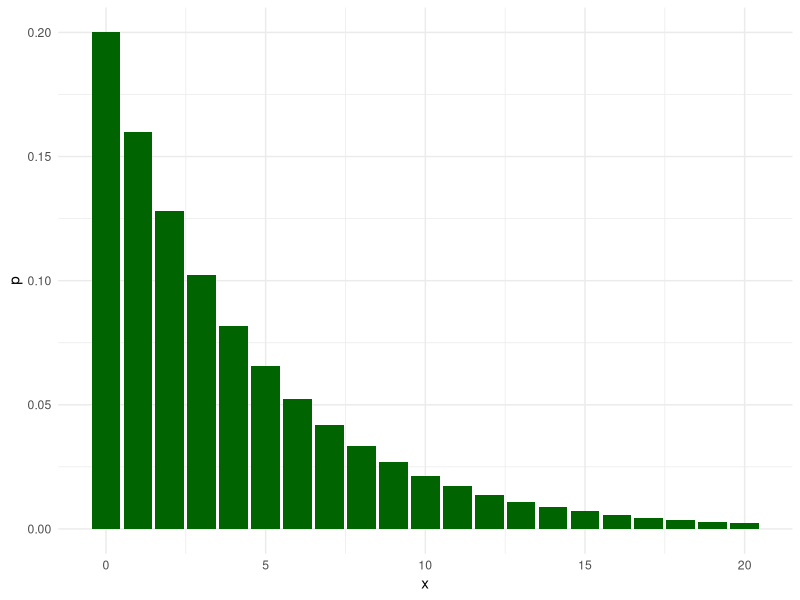
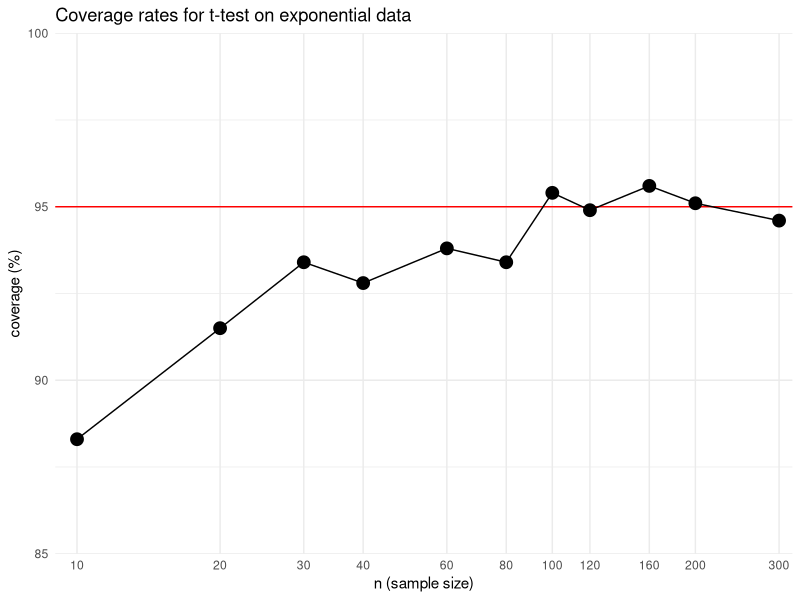

The R script that drew these images, in order:
## ---- chunk 1
library( tidyverse )
set.seed( 1019 )
## ---- chunk 2

# make fake data
dat <- rnorm( n = 10, mean = 4, sd = 2 )

# conduct the test
tt <- t.test( dat )
tt

# examine the confidence interval
tt$conf.int
## ---- chunk 3
findInterval( 1, c(20, 30) )
findInterval( 25, c(20, 30) )
findInterval( 40, c(20, 30) )
## ---- chunk 4
findInterval( 4, tt$conf.int )
## ---- chunk 5
# make fake data
dat <- rnorm( n = 10, mean = 4, sd = 2 )

# conduct the test
tt <- t.test( dat )

# evaluate the results
findInterval( 4, tt$conf.int ) == 1
## ---- chunk 6
rps <- replicate( 1000, {
  dat <- rnorm( n = 10, mean = 4, sd = 2 )
  tt <- t.test( dat )
  findInterval( 4, tt$conf.int )
})

head(rps, 20)
## ---- chunk 7
table( rps )
mean( rps == 1 )

## ---- chunk 8
covered <- as.numeric( rps == 1 )
prop.test( sum(covered), length(covered), p = 0.95 )
## ---- chunk 9
dat <- data.frame(x = 0:20, p = dgeom(0:20, prob = 1/5))
ggplot(dat, aes(x, p)) + 
  geom_col(fill = "darkgreen") + 
  theme_minimal()
## ---- chunk 10
rps <- replicate( 1000, {
  dat <- rgeom( n = 10, prob = 1/5 )
  tt <- t.test( dat )
  findInterval( 4, tt$conf.int )
})
table( rps )
## ---- chunk 11
mean( rps == 1 )
## ---- chunk 12
covered <- as.numeric( rps == 1 )
prop.test( sum(covered), length(covered), p = 0.95)
## ---- chunk 13

ttest_CI_experiment = function( n ) {
  
  rps <- replicate( 1000, {
    dat <- rgeom( n = n, prob = 1/5 ) # simulate data
    tt <- t.test( dat )               # analyze data
    findInterval( 4, tt$conf.int )    # evaluate coverage
  })

  coverage <- mean( rps == 1 )       # summarize results
  
  return(coverage)
}
## ---- chunk 14
ttest_CI_experiment(n = 10)
## ---- chunk 15
ttest_CI_experiment(n = 10)
ttest_CI_experiment(n = 20)
ttest_CI_experiment(n = 30)
## ---- chunk 16
ns <- c(10, 20, 30, 40, 60, 80, 100, 120, 160, 200, 300)
## ---- chunk 17
coverage_est <- map_dbl( ns, ttest_CI_experiment)
## ---- chunk 18
res <- tibble( 
  n = ns, 
  coverage = 100 * coverage_est 
)

ggplot( res, aes( x = n, y = coverage ) ) +
  geom_hline( yintercept=95, col="red" ) +  
  # A reference line for nominal coverage rate
  geom_line() + 
  geom_point( size = 4 ) +
  scale_x_log10( breaks = ns, minor_breaks = NULL) +
  labs( 
    title="Coverage rates for t-test on exponential data",
    x = "n (sample size)", 
    y = "coverage (%)" 
  ) +
  coord_cartesian(xlim = c(9,320), ylim=c(85,100), expand = FALSE) + 
  theme_minimal()
## ---- chunk 19
    ttest_CI_experiment_full = function( n ) {
      
      lotsa_CIs <- replicate( 1000, {
        # simulate data
        dat <- rgeom( n = n, prob = 1/5)                            
        # analyze data
        tt <- t.test( dat )                                       
        # return CI
        tibble(lower = tt$conf.int[1], upper = tt$conf.int[2])
      }, simplify = FALSE ) |>
        bind_rows()
    
      # summarize results
      # <calculate coverage>
      # <calculate average interval length>
      # <calculate a 95% confidence interval for the true coverage rate>

      return(coverage)
    }
    
## ---- chunk 20
    ttest_CI_experiment <- function( n, pop_mean, reps) {
      
      pop_prob <- 1 / (pop_mean + 1)
      
      # <fill in the rest>
      
      return(coverage)
    }
